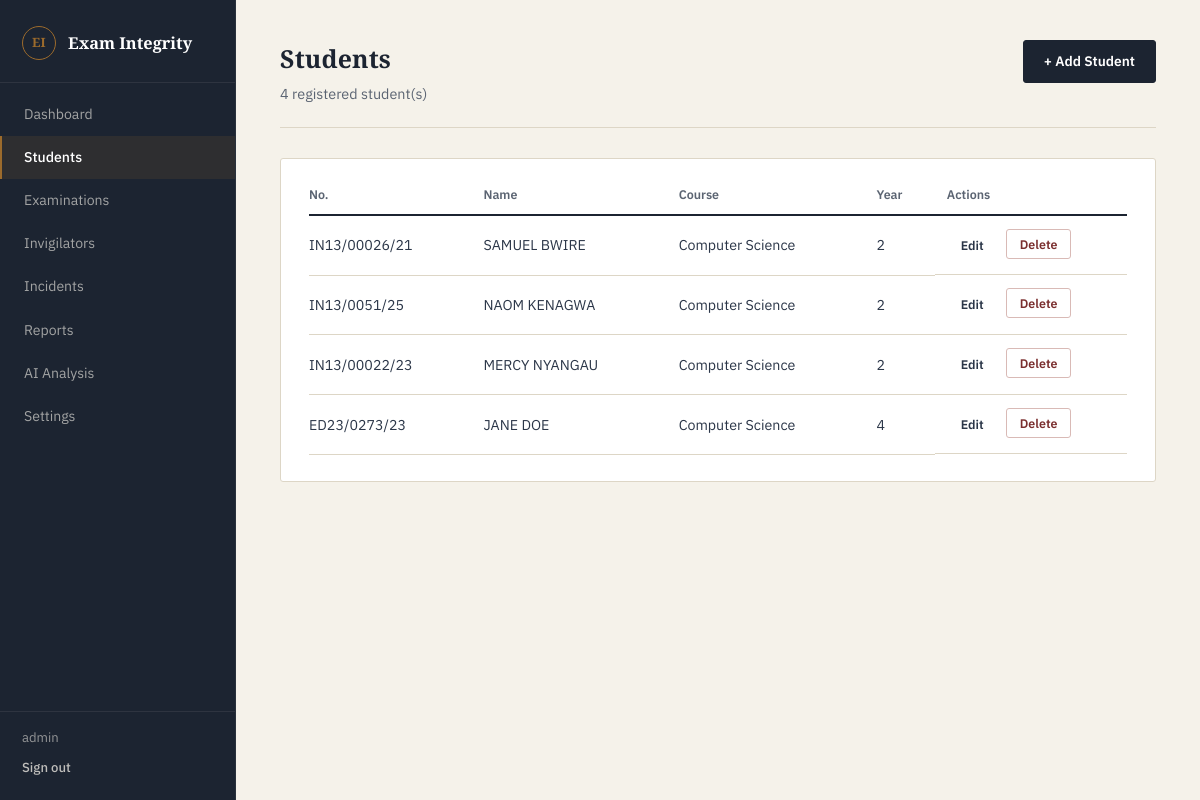
/admin/students (signed in), run on the app's committed database.
### tables this page shows
CREATE TABLE students (
            id INTEGER PRIMARY KEY AUTOINCREMENT,
            student_number TEXT UNIQUE NOT NULL,
            first_name TEXT NOT NULL,
            last_name TEXT NOT NULL,
            course TEXT,
            year_of_study INTEGER,
            created_at TIMESTAMP DEFAULT CURRENT_TIMESTAMP
        );

### app.py (the view)
@app.route("/admin/students")
def admin_students():
    if not admin_required():
        return redirect(url_for("login"))
    connection = get_db_connection()
    students = connection.execute("SELECT * FROM students ORDER BY id ASC").fetchall()
    connection.close()
    return render_template("students.html", students=students)

### app.py (called while the page is built)
def get_db_connection():
    connection = sqlite3.connect(DATABASE)
    connection.row_factory = sqlite3.Row
    connection.execute("PRAGMA foreign_keys = ON")
    return connection

def admin_required():
    return "user_id" in session and session.get("role") == "admin"

### templates/students.html (shortened to what this page needs)
{% extends "base.html" %}
{% block content %}
<div class="page-header">
    <div>
        <h1>Students</h1>
        <p class="page-subtitle">{{ students|length }} registered student(s)</p>
    </div>
    <a href="{{ url_for('add_student') }}" class="btn btn-primary">+ Add Student</a>
</div>
<div class="panel">
    <table class="data-table">
        <thead>
            <tr><th>No.</th><th>Name</th><th>Course</th><th>Year</th><th>Actions</th></tr>
        </thead>
        <tbody>
            {% for student in students %}
            <tr>
                <td>{{ student.student_number }}</td>
                <td>{{ student.first_name }} {{ student.last_name }}</td>
                <td>{{ student.course }}</td>
                <td>{{ student.year_of_study }}</td>
                <td class="actions-cell">
                    <a href="{{ url_for('edit_student', student_id=student.id) }}" class="btn btn-sm">Edit</a>
                    <form method="POST" action="{{ url_for('delete_student', student_id=student.id) }}" class="inline-form" onsubmit="return confirm('Delete this student record?');">
                        <button type="submit" class="btn btn-sm btn-danger">Delete</button>
                    </form>
                </td>
            </tr>
            {% else %}
            <tr><td colspan="5" class="empty-row">No students registered yet. Click "Add Student" to create one.</td></tr>
            {% endfor %}
        </tbody>
    </table>
</div>
{% endblock %}

### templates/base.html (shortened to what this page needs)
<!DOCTYPE html>
<html lang="en">
<head>
    <link rel="stylesheet" href="{{ url_for('static', filename='css/style.css') }}">
</head>
<body>
    {% if session.get('user_id') %}
    <div class="app-shell">
        <aside class="sidebar">
            <div class="sidebar-brand">
                <span class="brand-icon"></span>
                <span class="brand-text">Exam Integrity</span>
            </div>
            <nav class="sidebar-nav">
                {% if session.get('role') == 'admin' %}
                <a href="{{ url_for('admin_dashboard') }}" class="{{ 'active' if request.endpoint == 'admin_dashboard' }}">Dashboard</a>
                <a href="{{ url_for('admin_students') }}" class="{{ 'active' if request.endpoint in ['admin_students','add_student','edit_student'] }}">Students</a>
                <a href="{{ url_for('admin_examinations') }}" class="{{ 'active' if request.endpoint in ['admin_examinations','add_examination','edit_examination'] }}">Examinations</a>
                <a href="{{ url_for('admin_invigilators') }}" class="{{ 'active' if request.endpoint in ['admin_invigilators','add_invigilator','edit_invigilator'] }}">Invigilators</a>
                <a href="{{ url_for('admin_incidents') }}" class="{{ 'active' if request.endpoint in ['admin_incidents','add_incident'] }}">Incidents</a>
                <a href="{{ url_for('admin_reports') }}" class="{{ 'active' if request.endpoint == 'admin_reports' }}">Reports</a>
                <a href="{{ url_for('admin_ai_analysis') }}" class="{{ 'active' if request.endpoint == 'admin_ai_analysis' }}">AI Analysis</a>
                <a href="{{ url_for('admin_settings') }}" class="{{ 'active' if request.endpoint == 'admin_settings' }}">Settings</a>
                {% else %}
                <a href="{{ url_for('invigilator_dashboard') }}" class="active">Dashboard</a>
                <a href="{{ url_for('add_incident') }}">Report Incident</a>
                {% endif %}
            </nav>
            <div class="sidebar-footer">
                <div class="sidebar-user">{{ session.get('username') }}</div>
                <a href="{{ url_for('logout') }}" class="logout-link">Sign out</a>
            </div>
        </aside>
        <main class="main-content">
            {% block content %}{% endblock %}
        </main>
    </div>
    {% else %}
        {% block bare_content %}{% endblock %}
    {% endif %}
</body>
</html>

### static/css/style.css (style rules this page uses)
:root { --ink: #1C2431; --ink-soft: #2B3648; --paper: #F5F2EA; --surface: #FFFFFF; --rule: #DDD6C6; --rule-strong: #C7BEA6; --brass: #9C6B2C; --brass-deep: #7C5420; --slate: #5B6472; --slate-light: #8A8F98; --oxblood: #7A2E2E; --oxblood-tint: #F5E8E6; --moss: #3F6B54; --moss-tint: #E7EFE8; --sand: #EADFC5; --sand-tint: #F7F0DE; --radius: 3px; --radius-lg: 4px; }
* { box-sizing: border-box; margin: 0; padding: 0; }
html { -webkit-font-smoothing: antialiased; }
body { font-family: "IBM Plex Sans", "Segoe UI", Helvetica, Arial, sans-serif; background: var(--paper); color: var(--ink); font-size: 15px; line-height: 1.5; }
h1, h2, h3 { font-family: "Source Serif 4", Georgia, "Times New Roman", serif; font-weight: 600; color: var(--ink); letter-spacing: 0.005em; }
a { text-decoration: none; color: inherit; }
.app-shell { display: flex; min-height: 100vh; }
.sidebar { width: 236px; background: var(--ink); color: rgba(245,242,234,0.88); display: flex; flex-direction: column; flex-shrink: 0; border-right: 1px solid rgba(245,242,234,0.06); }
.sidebar-brand { display: flex; align-items: center; gap: 12px; padding: 26px 22px 22px; }
.brand-icon { width: 34px; height: 34px; flex-shrink: 0; border-radius: 50%; border: 1px solid var(--brass); display: flex; align-items: center; justify-content: center; font-family: "Source Serif 4", Georgia, serif; font-weight: 600; font-size: 0.8rem; color: var(--brass); letter-spacing: 0.02em; }
.brand-icon::before { content: "EI"; }
.brand-text { font-family: "Source Serif 4", Georgia, serif; font-weight: 600; font-size: 1.02rem; color: #FFFFFF; line-height: 1.25; }
.sidebar-nav { flex: 1; padding: 10px 0 16px; display: flex; flex-direction: column; border-top: 1px solid rgba(245,242,234,0.08); }
.sidebar-nav a, .sidebar-link { display: flex; align-items: center; gap: 10px; padding: 11px 22px; font-size: 0.88rem; color: rgba(245,242,234,0.62); border-left: 2px solid transparent; transition: background 0.12s ease, color 0.12s ease; }
.sidebar-nav a.active, .sidebar-link.active { background: rgba(156,107,44,0.14); border-left-color: var(--brass); color: #FFFFFF; font-weight: 500; }
.sidebar-footer, .sidebar-bottom { padding: 16px 22px 22px; border-top: 1px solid rgba(245,242,234,0.08); }
.sidebar-user { font-size: 0.82rem; color: rgba(245,242,234,0.55); margin-bottom: 8px; }
.logout-link { font-size: 0.82rem; color: rgba(245,242,234,0.75); font-weight: 500; display: inline-flex; align-items: center; gap: 6px; }
.main-content, .dashboard-main { flex: 1; padding: 40px 44px 60px; max-width: 1180px; }
.page-header, .dashboard-header { display: flex; align-items: flex-start; justify-content: space-between; margin-bottom: 30px; padding-bottom: 22px; border-bottom: 1px solid var(--rule); flex-wrap: wrap; gap: 14px; }
.page-header h1, .dashboard-header h1 { font-size: 1.55rem; color: var(--ink); }
.page-subtitle, .dashboard-header p { color: var(--slate); margin-top: 6px; font-size: 0.9rem; }
.panel, .dashboard-panel { background: var(--surface); border: 1px solid var(--rule); border-radius: var(--radius); padding: 26px 28px; margin-bottom: 24px; }
.data-table { width: 100%; border-collapse: collapse; }
.data-table th { text-align: left; font-size: 0.78rem; font-weight: 600; color: var(--slate); padding: 0 12px 10px; border-bottom: 2px solid var(--ink); }
.data-table th:first-child, .data-table td:first-child { padding-left: 0; }
.data-table th:last-child, .data-table td:last-child { padding-right: 0; }
.data-table td { padding: 13px 12px; font-size: 0.89rem; border-bottom: 1px solid var(--rule); color: var(--ink-soft); }
.actions-cell { display: flex; gap: 8px; }
.inline-form { display: inline; }
.btn { display: inline-block; padding: 10px 20px; border-radius: var(--radius); font-size: 0.86rem; font-weight: 600; border: 1px solid transparent; cursor: pointer; font-family: inherit; transition: background 0.12s ease, border-color 0.12s ease, color 0.12s ease; }
.btn-primary { background: var(--ink); color: #FFFFFF; border-color: var(--ink); }
.btn-sm { padding: 6px 13px; font-size: 0.78rem; }
.btn-danger { background: transparent; color: var(--oxblood); border-color: #D9BAB6; }

### data on the page
students: student_number "IN13/00026/21", first_name "SAMUEL", last_name "BWIRE", course "Computer Science", year_of_study "2"
students: student_number "IN13/0051/25", first_name "NAOM", last_name "KENAGWA", course "Computer Science", year_of_study "2"
students: student_number "IN13/00022/23", first_name "MERCY", last_name "NYANGAU", course "Computer Science", year_of_study "2"
students: student_number "ED23/0273/23", first_name "JANE", last_name "DOE", course "Computer Science", year_of_study "4"

### other printed values
{{ session.get('username') }} "admin"
{{ students|length }} "4"
